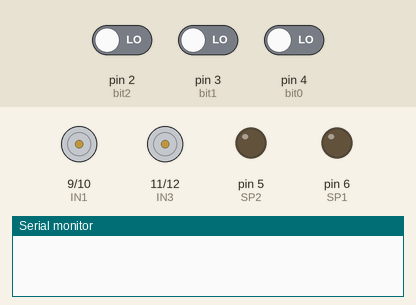
The sketch below on a simulated Arduino Uno, built with avr-gcc and run on an emulated ATmega328P. Shown: motor-driver pin pairs drawn as motors (green arrow = first pin HIGH = forward, orange = second pin HIGH = backward, longer = more drive), output pins drawn as LEDs (lit = HIGH), the last lines printed to the serial monitor. The inputs (shaded band) are chosen by the test bench; at power-on: pin 3 (bit1) LOW, pin 2 (bit2) LOW, pin 4 (bit0) LOW.

Above: at 1.2 s.
1.3 s: pin 3 (bit1) driven HIGH
At 1.9 s:
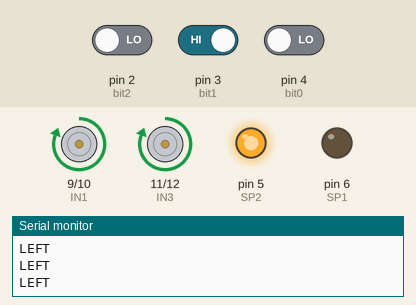
2.8 s: pin 2 (bit2) driven HIGH
At 3.9 s:
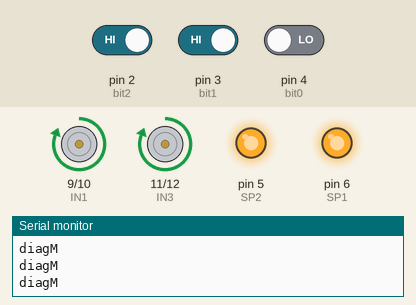
4.4 s: pin 4 (bit0) driven HIGH
At 5.6 s:
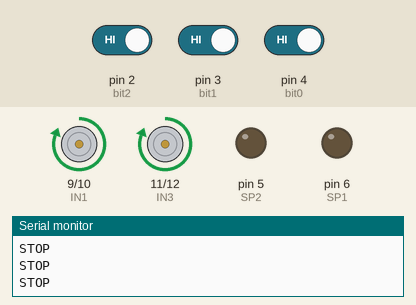
5.9 s: pin 3 (bit1) driven LOW
At 6.41 s:
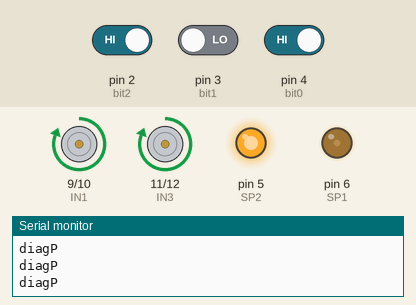
8.9 s: pin 4 (bit0) driven LOW
At 9.4 s:
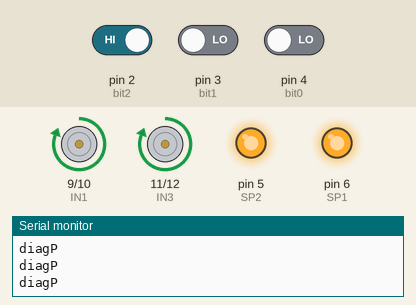
10.4 s: pin 2 (bit2) driven LOW and pin 3 (bit1) driven HIGH
At 11.2 s:
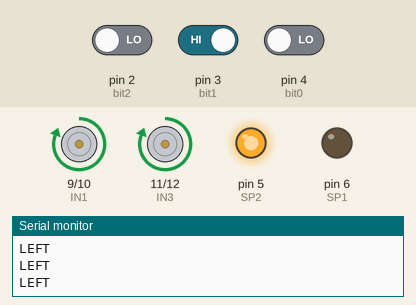
Timing chart, 0 to 12.9 s (numbered marks = the images above; inputs shaded):
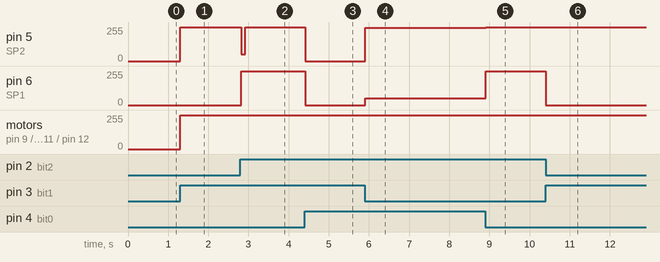

Measured:
- after the input at 1.3 s, pin 5 (SP2): 0/255 → 255/255 at once; motor on pin 9 (IN1) / pin 10 (IN2), motor on pin 11 (IN3) / pin 12 (IN4): stopped → forward 255/255 at once
- after the input at 2.8 s, pin 5 (SP2): 255/255 → 50/255 at once, → 255/255 0.10 s later; pin 6 (SP1): 0/255 → 255/255 at once
- after the input at 4.4 s, pin 5 (SP2), pin 6 (SP1): 255/255 → 0/255 at once
- after the input at 5.9 s, pin 5 (SP2): 0/255 → 250/255 at once; pin 6 (SP1): 0/255 → 50/255 at once
- after the input at 8.9 s, pin 5 (SP2): 250/255 → 255/255 at once; pin 6 (SP1): 50/255 → 255/255 at once
- after the input at 10.4 s, pin 6 (SP1): 255/255 → 0/255 at once

The sketch:

walk.ino
```cpp
#define bit0 4
#define bit1 3
#define bit2 2
#define IN1 9
#define IN2 10
#define IN3 11
#define IN4 12
#define SP1 6
#define SP2 5
int dip = 0;
int dim = 0;

void setup()
{
    pinMode(bit0, INPUT);
    pinMode(bit1, INPUT);
    pinMode(bit2, INPUT);
    pinMode(IN1, OUTPUT);
    pinMode(IN2, OUTPUT);
    pinMode(IN3, OUTPUT);
    pinMode(IN4, OUTPUT);
    pinMode(SP1, OUTPUT);
    pinMode(SP2, OUTPUT);
    Serial.begin(9600);
}
void STOP()
{
    Serial.println("STOP");
    analogWrite(SP1, 0);
    analogWrite(SP2, 0);
}
void LEFT()
{
    Serial.println("LEFT");
    digitalWrite(IN1, HIGH);
    digitalWrite(IN3, HIGH);
    analogWrite(SP1, 0);
    analogWrite(SP2, 255);
}
void RIGHT()
{
    Serial.println("RIGHT");
    digitalWrite(IN1, HIGH);
    digitalWrite(IN3, HIGH);
    analogWrite(SP1, 255);
    analogWrite(SP2, 0);
}
void UP()
{
    Serial.println("UP");
    digitalWrite(IN1, HIGH);
    digitalWrite(IN3, HIGH);
    analogWrite(SP1, 255);
    analogWrite(SP2, 255);
}
void BACK()
{
    dim=0;
    Serial.println("BACK");
    digitalWrite(IN2, HIGH);
    digitalWrite(IN4, HIGH);
    analogWrite(SP1, 255);
    analogWrite(SP2, 255);
}
void diagM()
{
    Serial.println("diagM");

    if (dim==0)
    {
        Serial.println("dim is 0");
        digitalWrite(IN1, HIGH);
        digitalWrite(IN3, HIGH);
        analogWrite(SP1, 255);
        analogWrite(SP2, 50);
        delay(100);
    }
    dim++;
    analogWrite(SP1, 255);
    analogWrite(SP2, 255);
}
void diagP()
{
    Serial.println("diagP");
    digitalWrite(IN1, HIGH);
    digitalWrite(IN3, HIGH);
    analogWrite(SP1, 50);
    analogWrite(SP2, 250);
    delay(100);
    analogWrite(SP1, 255);
    analogWrite(SP2, 255);
}
void loop()
{
    int a = digitalRead(bit0);
    int b = digitalRead(bit1);
    int c = digitalRead(bit2);
    if (a == HIGH)
    {
        if (b == HIGH)
        {
            if (c = HIGH)
                STOP();
            else
                RIGHT();
        }
        else
        {
            if (c == HIGH)
                diagP();
            else
                UP();
        }
    }
    else
    {
        if (b == HIGH)
        {
            if (c == HIGH)
                diagM();
            else
                LEFT();
        }
    }
}
```
